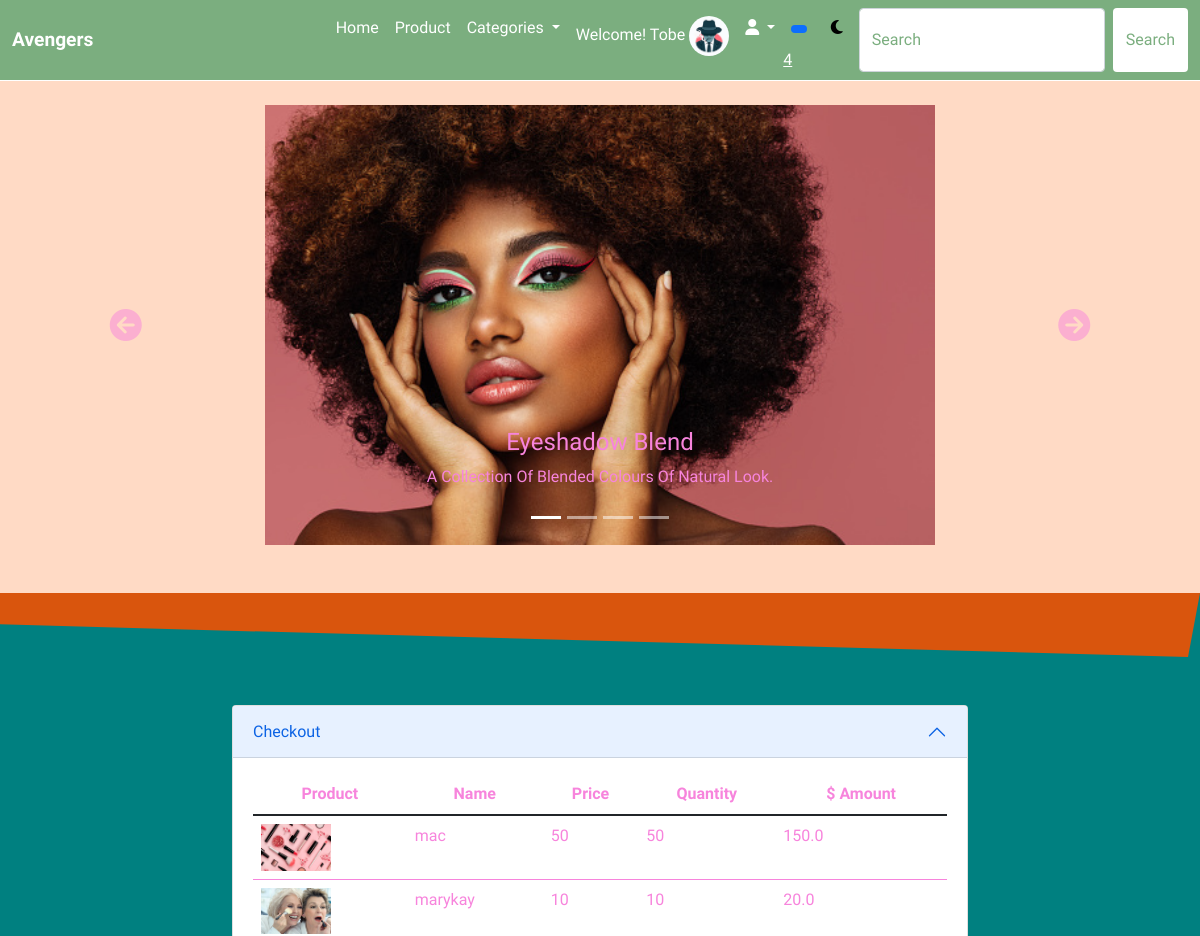
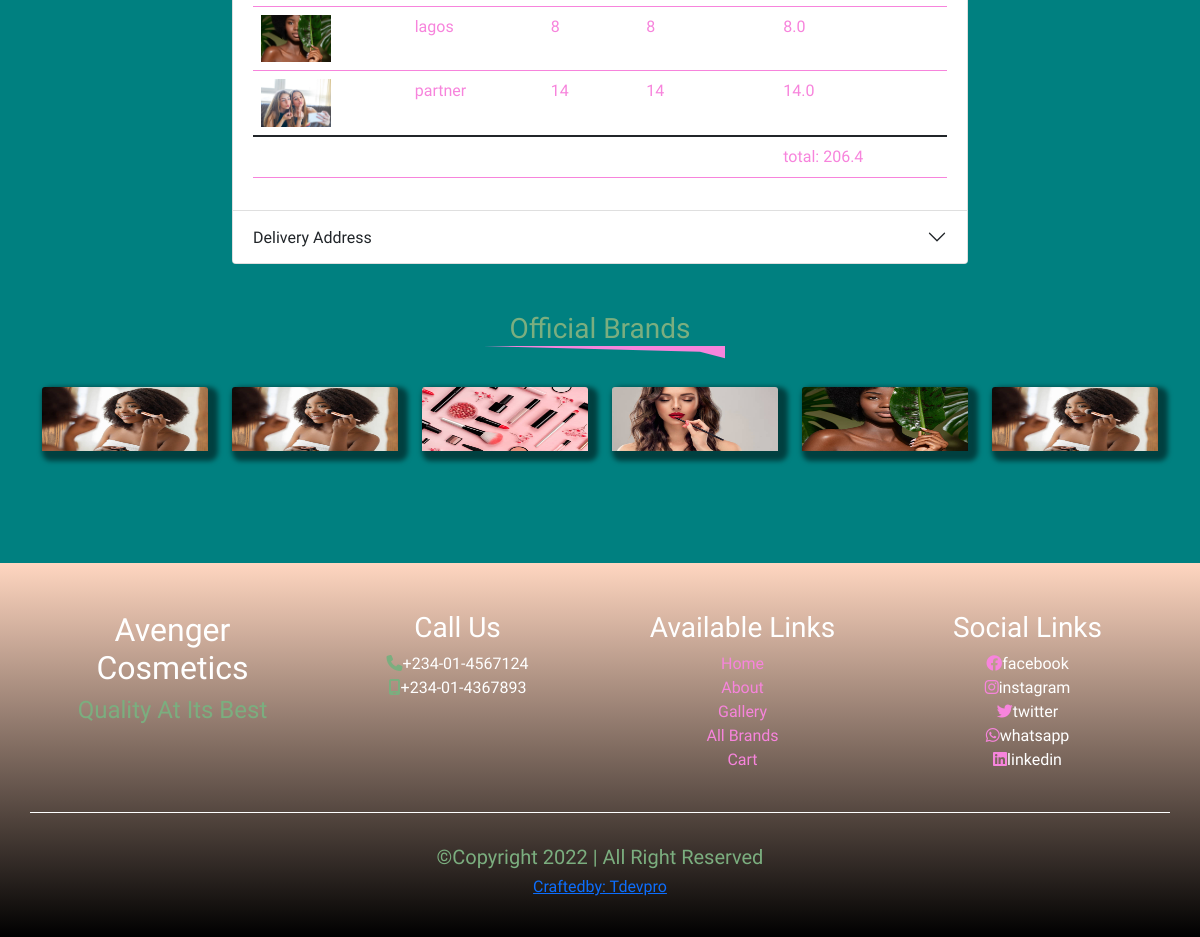
/checkout (signed in), run on the app's committed database (2 pictures, top to bottom).
### account/models.py (models this page shows)
class Profile(models.Model):
    user = models.OneToOneField(User, on_delete=models.CASCADE)
    first_name = models.CharField(max_length=50)
    last_name = models.CharField(max_length=50)
    email = models.EmailField(max_length=50)
    phone = models.CharField(max_length=20)
    address = models.CharField(max_length=250)
    city = models.CharField(max_length=250)
    state = models.CharField(max_length=250)
    profile_img = models.ImageField(upload_to='profile', default='profile/mysterious-mafia-man-smoking-cigarette_52683-34828.webp')
    class Meta:
        db_table = 'profile'
        managed = True
        verbose_name = 'Profiles'
        verbose_name_plural = 'Profile'

### cart/models.py (models this page shows, shortened)
class Shopcart(models.Model):
    user = models.ForeignKey(User, on_delete=models.CASCADE)
    product = models.ForeignKey(Product, on_delete= models.CASCADE)
    price = models.IntegerField()
    quantity = models.IntegerField()
    item_carted = models.IntegerField(default=1.0)
    amount = models.FloatField(default=1.0)
    cart_no = models.CharField(max_length=50)
    paid = models.BooleanField(default=False)
    created = models.DateField(auto_now_add=True)
    class Meta:
        db_table = 'shopcart'
        managed = True
        verbose_name = 'shopcart'
        verbose_name_plural = 'shopcarts'

### mainapp/models.py (models this page shows, shortened)
class Product(models.Model):
    category = models.ForeignKey(Category, on_delete= models.CASCADE)
    p_name = models.CharField(max_length=150)
    slug = models.SlugField(unique=True, null=False)
    p_img = models.ImageField(upload_to = 'product', default = 'product/model14.jpg')
    p_price = models.IntegerField()
    p_des = models.TextField()
    p_min = models.IntegerField(default=1)
    p_max = models.IntegerField()
    class Meta:
        db_table = 'product'
        managed = True
        verbose_name = 'Product'
        verbose_name_plural = 'Products'

### mainapp/views.py (the view)
# urls.py: path('checkout',checkout, name='checkout'),
@login_required(login_url='signin')
def checkout(request):
    cartitems = Shopcart.objects.filter(user__username = request.user.username, paid=False)
    profile = Profile.objects.get(user__username = request.user.username)
    subtotal = 0
    for a in cartitems:
        subtotal += a.amount
    vat = 0.075 * subtotal
    total = vat + subtotal
    context = {
        'cartitems':cartitems,
        'total':total,
        'profile':profile,
    }
    return render(request, 'checkout.html', context)

### mainapp/context_processor.py (called while the page is built)
def catedropdown(request):
    categories = Category.objects.all()
    context ={
        'categories':categories
    }
    return context

def itemcount(request):
    item_count = Shopcart.objects.filter(user__username = request.user.username, paid=False)
    cart_counter = 0
    for item in item_count:
        cart_counter += item.item_carted
    context = {
        'cart_counter': cart_counter
    }
    return context

### mainapp/templates/checkout.html (shortened to what this page needs)
 {% extends 'base.html' %}
 {% load static %}
 {% block header %}{% include "header.html" %}{% endblock header %}
 {% block hero %}{% include "hero.html" %}{% endblock hero %}
{% block content %}
<div class="content">
  <div class="checkout my-5">
    <div class="container">
      <div class="row justify-content-center">
        <div class="col-10 col-sm-10 col-md-8">
          <div class="accordion" id="accordionExample">
            <div class="accordion-item nxt">
              <h2 class="accordion-header" id="headingOne">
                <button class="accordion-button" type="button" data-bs-toggle="collapse" data-bs-target="#collapseOne" aria-expanded="true" aria-controls="collapseOne">
                  Checkout
                </button>
              </h2>
              <div id="collapseOne" class="accordion-collapse collapse show" aria-labelledby="headingOne" data-bs-parent="#accordionExample">
                <div class="accordion-body">
                  <div class="table_box table-responsive">
                    <table class="table">
                      <thead>
                        <tr>
                          <th scope="col">product</th>
                          <th scope="col">name</th>
                          <th scope="col">price</th>
                          <th scope="col">quantity</th>
                          <th scope="col"> $ amount</th>
                        </tr>
                      </thead>
                      <tbody>
                        {% if cartitems %}
                           {% for tob in cartitems %}
                            <tr>
                             <td><img src="{{tob.product.p_img.url}}" alt=""></td>
                             <td>{{tob.product.p_name}}</td>
                             <td>{{tob.price}}</td>
                             <td>{{tob.price}}</td>
                             <td>{{tob.amount}}</td>
                            </tr>
                           {% endfor %}
                        {% endif %}
                      </tbody>
                      <tbody class="total">
                        <tr>
                          <td></td>
                          <td></td>
                          <td></td>
                          <td></td>
                          <td>total: {{total}}</td>
                        </tr>
                      </tbody>
                    </table>
                  </div>
                </div>
              </div>
            </div>
            <div class="accordion-item">
              <h2 class="accordion-header" id="headingTwo">
                <button class="accordion-button collapsed" type="button" data-bs-toggle="collapse" data-bs-target="#collapseTwo" aria-expanded="false" aria-controls="collapseTwo">
                  Delivery Address
                </button>
              </h2>
            </div>
          </div>
        </div>
      </div>
    </div>
  </div>
  {% include "brands.html" %}
</div>
{% endblock content %}
{% block footer %}{% include "footer.html" %}{% endblock footer %}

### mainapp/templates/header.html (shortened to what this page needs)
<nav class="navbar navbar-expand-lg sticky-top our_border" data-aos="fade-down" data-aos-duration="3000">
    <div class="container-fluid">
      <a class="navbar-brand" href="/index.html">Avengers</a>
      <div class="collapse navbar-collapse" id="navbarSupportedContent">
        <ul class="navbar-nav ms-auto mb-2 mb-lg-0">
          <li class="nav-item">
            <a class="nav-link active" aria-current="page" href="{% url 'index' %}">Home</a>
          </li>
          <li class="nav-item">
            <a class="nav-link" href="{% url 'product' %}">product</a>
          </li>
          <li class="nav-item dropdown">
            <a class="nav-link dropdown-toggle" href="#" id="navbarDropdown" role="button" data-bs-toggle="dropdown" aria-expanded="false">
              categories
            </a>
          </li>
          <li class="nav-item">
            {% if request.user.is_authenticated %}
              {% if user.first_name %}
              <a class="nav-link" href="{% url 'profile' %}">Welcome! {{user.first_name}}
                <img src="{{user.profile.profile_img.url}}" style="width:40px;border-radius:100%;">
              </a>
              {% else %}
              <a class="nav-link" href="{% url 'profile' %}">Welcome! {{user.username}}
                <img src="{{user.profile.profile_img.url}}" style="width:40px;border-radius:100%;">
              </a>
              {% endif %}
            {% endif %}
          </li>
          <li class="nav-item dropdown">
            <a class="nav-link dropdown-toggle" href="#" id="navbarDropdown" role="button" data-bs-toggle="dropdown" aria-expanded="false">
              <i class="fa-solid fa-user"></i>
            </a>
          </li>
          <li class="nav-item me-2">
            <a class="nav-link">
              <span class="badge rounded-pill bg-primary">
                {% if cart_counter > 0 %}
                  <span class="badge rounded-pill bg-warning text-white"><a href="{% url 'cart' %}">{{cart_counter}}</a></span>
                {% else %}
                  <span class="badge rounded-pill bg-danger text-white"><a href="{% url 'cart' %}">0</a></span>
                {% endif %}
              </span>
            </a>
          </li>
          <li class="nav-item me-2">
             <a  class="nav-link">
                 <div class="modemoon">
                  <i class="fa-solid fa-moon"></i>
                 </div>
            </a>
          </li>
        <form class="d-flex">
          <input class="form-control me-2" type="search" placeholder="Search" aria-label="Search">
          <button class="btn search_btn" type="submit">Search</button>
        </form>
      </div>
    </div>
  </nav>

### mainapp/static/style.css (style rules this page uses)
* { margin: 0; padding: 0; box-sizing: border-box; }
:root { --main-bg: #7BAE7F; --header: white; --footer: linear-gradient(to top, black, #ffd6c0); --header-tg: #f784dc; --emma: pink; --h1: 2rem; --a:1rem; --a-weight:500; --mix: linear-gradient( plum, red); --body: white; --hero-bg: #ffdac5; --xs-h1:1.2rem; --moon-sun: black; --ola-title:var(--main-bg) }
body { background: var(--body); font-family: 'Oleo Script Swash Caps', cursive; }
.modemoon .fa-solid { color:var(--moon-sun) }
.navbar { background: var(--main-bg); }
.navbar .navbar-brand { color: var(--header); text-transform: capitalize; font-weight: 900; font-size: var(--h1); }
#navbarSupportedContent a { color: var(--header); text-transform: capitalize; font-weight: var(--a-weight); font-size: var(--a); }
.navbar input[type="search"] { color: var(--main-bg); }
.navbar input[type="search"]::placeholder { color:var(--main-bg) }
.navbar .search_btn { background: var(--header); color:var(--main-bg); font-size: var(--a); font-weight: var(--a-weight); }
.our_border { border-bottom: 1px solid white; }
@media (max-width:1200px) { body { background: teal; } }
.navbar .navbar-brand { font-size:var(--xs-h1); }
.table_box th { color: var(--header-tg); text-align: center; text-transform: capitalize; }
.table_box td { border-bottom: 1px solid var(--header-tg) !important; color: var(--header-tg); }
.table_box img { width: 70px; }

### data on the page
Shopcart: product.p_img (picture), product.p_name "mac", price "50", amount "150.0"
Shopcart: product.p_img (picture), product.p_name "marykay", price "10", amount "20.0"
Shopcart: product.p_img (picture), product.p_name "lagos", price "8", amount "8.0"
Shopcart: product.p_img (picture), product.p_name "partner", price "14", amount "14.0"

### other printed values
{{ user.first_name }} "Tobe"
{{ cart_counter }} "4"
{{ total }} "206.4"
